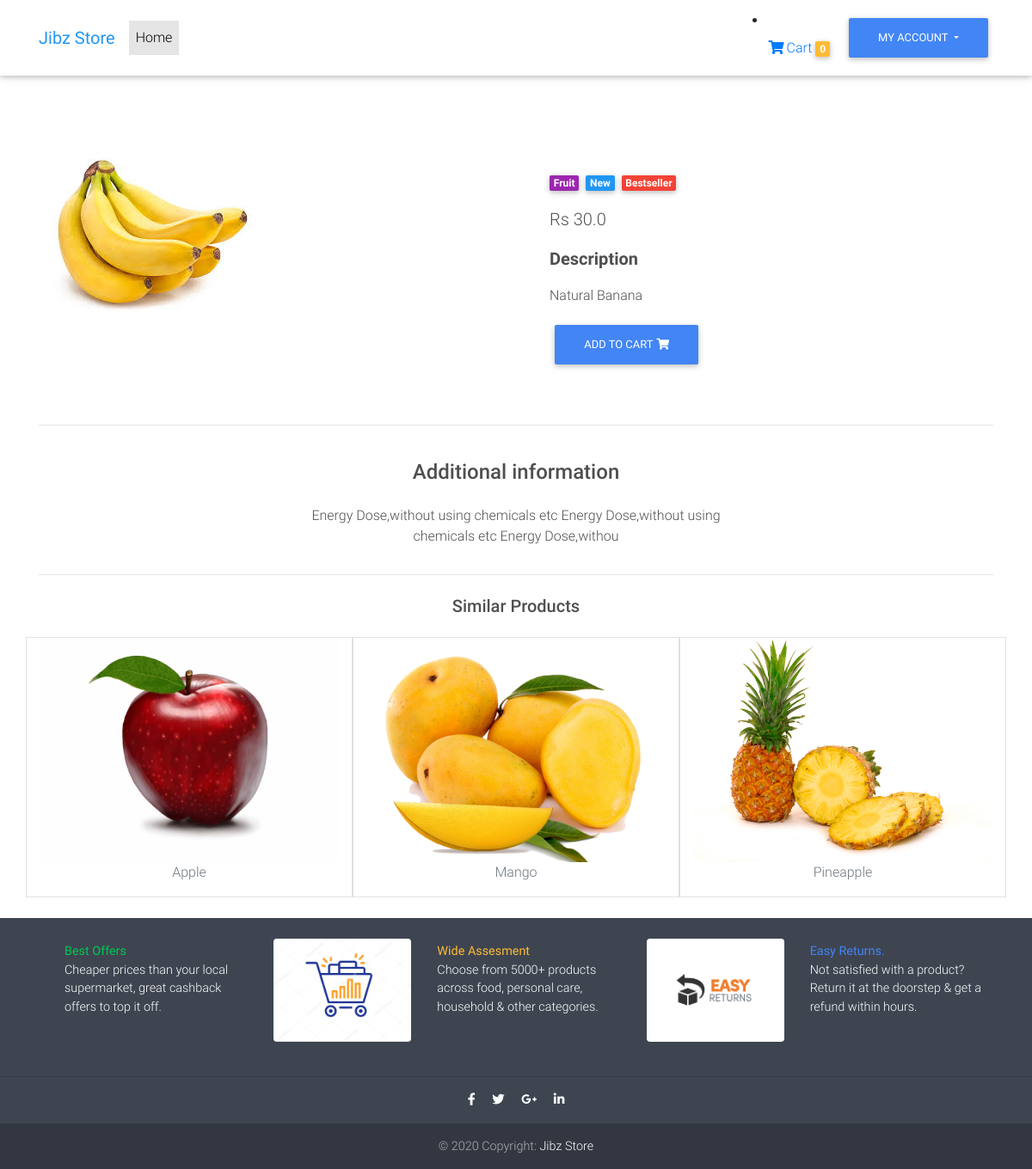
The page /product/testProduct on the database its author committed.
### demo/models.py (models this page shows, shortened)
class Product(models.Model):
    name = models.CharField(max_length=100)
    category = models.ForeignKey(Category,on_delete=models.CASCADE)
    slug = models.SlugField()
    previewText = models.TextField(max_length=100,verbose_name='PreviewText')
    description = models.CharField(max_length=200,verbose_name='Description')
    price = models.FloatField()
    quantity = models.IntegerField(default=1)
    thumbnail = models.ImageField(upload_to='products/',default='/products/default.png')
    def get_add_to_cart_url(self):
        return reverse("demo:cart", kwargs = {
        'slug' : self.slug
        })

class Category(models.Model):
    title = models.CharField(max_length=100)
    primaryCategory = models.BooleanField(default=False)
    def __str__(self):
        return self.title

### demo/views.py (the view)
# urls.py: path('product/<slug>',ProductView.as_view(),name='products'),
class ProductView(DetailView):
    model = Product
    template_name = 'demo/product-page.html'
    def get_context_data(self, **kwargs):
        context = super().get_context_data(**kwargs)
        context['products'] = Product.objects.all()
        return context

### demo/templates/demo/product-page.html (shortened to what this page needs)
{% extends "demo/base.html"%}
{% block content %}
<body>
  <main class="mt-5 pt-4">
    <div class="container dark-grey-text mt-5">
      <div class="row wow fadeIn">
        <div class="col-md-6 mb-4">
          <img src="/media/{{ object.thumbnail }}" class="img-fluid" alt="">
        </div>
        <div class="col-md-6 mb-4">
          <div class="p-4">
            <div class="mb-3">
              <a href="">
                <span class="badge purple mr-1">{{ object.category }}</span>
              </a>
              <a href="">
                <span class="badge blue mr-1">New</span>
              </a>
              <a href="">
                <span class="badge red mr-1">Bestseller</span>
              </a>
            </div>
            <p class="lead">
              <span class="mr-1">
                {% if object.dis_price %}
                <del>Rs {{ object.dis_price }}</del>
              </span>
              {% else %}
              <span>Rs {{ object.price }}</span>
              {% endif %}
            </p>
            <p class="lead font-weight-bold">Description</p>
            <p>{{ object.description }}</p>
            <a href="{{object.get_add_to_cart_url}}" class="btn btn-primary">Add to Cart<i class="fas fa-shopping-cart ml-1"></i></a>
          </div>
        </div>
      </div>
      <hr>
      <div class="row d-flex justify-content-center wow fadeIn">
        <div class="col-md-6 text-center">
          <h4 class="my-4 h4">Additional information</h4>
          <p>{{ object.previewText }}</p>
        </div>
      </div>
<hr>
<h5 class="my-4 h5 text-center">Similar Products</h5>
      <div class="row wow fadeIn">
      {% for product in products %}
        {% if product.name != object.name %}
          {% if product.category == object.category %}
              <div class="col-lg-4 mb-4 border">
                <div class="embed-responsive embed-responsive-4by3">
                   <img alt="Card image cap" class="card-img-top embed-responsive-item" src="/media/{{ product.thumbnail }}" />
                   <a href="{{ product.slug }}">
                </div>
                <p class="text-muted text-center">{{ product.name }}</p>
              </div>
          {% endif %}
        {% endif %}
      {% endfor %}
      </div>
    </div>
  </main>
{% endblock content %}

### demo/templates/demo/base.html (style rules this page uses)
html, body, header, .carousel { height: 60vh; }
.card-img-top { width: 100%; height: 15vw; object-fit: cover; }

### rows shown on the page
Product: thumbnail (picture), category "Fruit", price "30.0", description "Natural Banana", previewText "Energy Dose,without using chemicals etc Energy Dose,without using chemicals etc Energy Dose,withou"
Product: thumbnail (picture), name "Apple"
Product: thumbnail (picture), name "Mango"
Product: thumbnail (picture), name "Pineapple"
